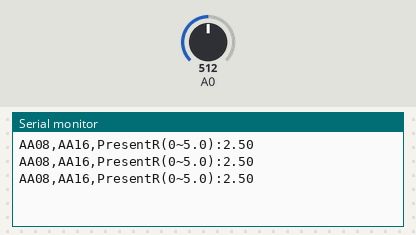
Simulated run of this sketch. Board: Arduino Uno, built with avr-gcc and run on an emulated ATmega328P. Parts: the last lines printed to the serial monitor. The test bench sets the inputs (shaded band); at power-on: A0 = 512.

Above: at 1.3 s.
1.4 s: A0 set to 716
At 1.9 s:
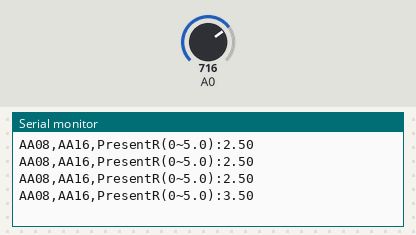
2.9 s: A0 set to 900
At 3.4 s:
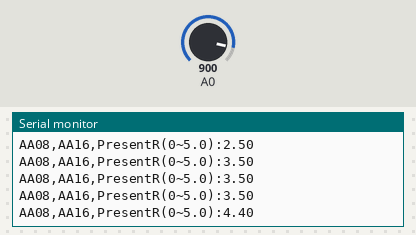
Timing chart, 0 to 5.9 s (numbered marks = the images above; inputs shaded):
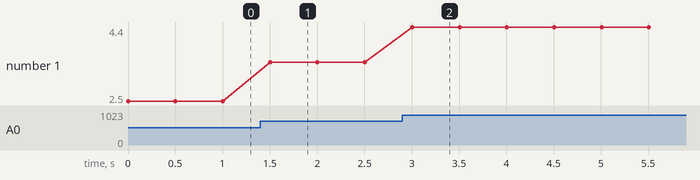

The sketch:

AA08_analog_read.ino
```cpp
void setup() {
  // put your setup code here, to run once:
Serial.begin(9600);
}

void loop() {
  // put your main code here, to run repeatedly:
 int sensorValue=analogRead(A0);
 Serial.print("AA08,AA16,PresentR(0~5.0):");
 float resistance=sensorValue*(5.0/1023.0);
 Serial.println(resistance);
 delay(500);
}
```

Measured:
- after the input at 1.4 s, the serial monitor: prints a new line after 0.10 s (image 1)
- after the input at 2.9 s, the serial monitor: prints a new line after 0.10 s (image 2)
- plotted number 1: 2.5 → 3.5 after the input at 1.4 s, 3.5 → 4.4 after the input at 2.9 s
